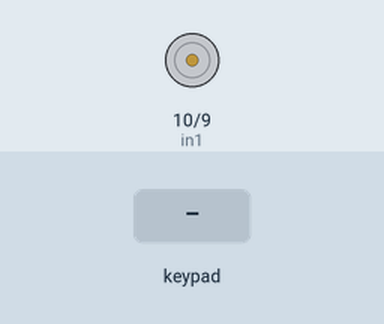
Simulated run of this sketch. Board: Arduino Uno, built with avr-gcc and run on an emulated ATmega328P. Parts: motor-driver pin pairs drawn as motors (green arrow = first pin HIGH = forward, orange = second pin HIGH = backward, longer = more drive). The inputs (shaded band) are chosen by the test bench.

Above: at 1.2 s.
1.3 s: key '1' pressed
4.3 s: keypad keys 8 7 6 5 pressed 0.4 s apart
At 7.35 s:
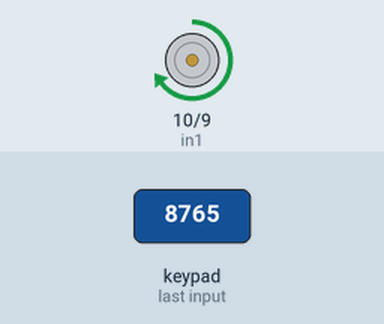
7.4 s: key '0' pressed
8.9 s: keypad keys 8 7 6 5 # pressed 0.4 s apart
At 10.07 s:
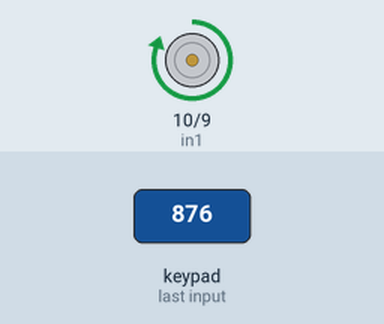
At 12.75 s:
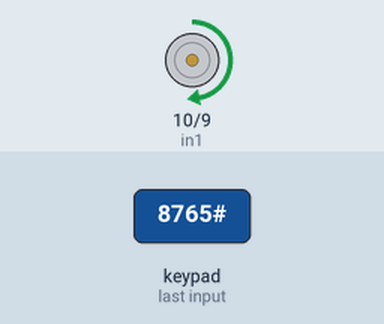
Timing chart, 0 to 13.4 s (numbered marks = the images above; inputs shaded):
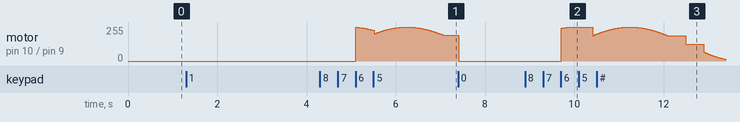

The sketch:

switch-motor-operation-with-arduino-and-keypad.ino
```cpp
/**
 * @file
 * @brief An example of using the Arduino Keypad to switch the output to various patterns.
 */
#include <Key.h>
#include <Keypad.h>

#include "Waves.h"

const byte in1 = 10;  // Pin number for output to Mini L298N 'IN1'
const byte in2 = 9;   // Pin number for output to Mini L298N 'IN2'

// Various keypad settings
const byte ROWS = 4;
const byte COLS = 3;

char hexaKeys[ROWS][COLS] = {
  {'1', '2', '3'},
  {'4', '5', '6'},
  {'7', '8', '9'},
  {'*', '0', '#'}
};

byte rowPins[ROWS] = {8, 7, 6, 5};  // Pin numbers for input from keypad
byte colPins[COLS] = {4, 3, 2};     // Pin numbers for input from keypad


/**
 * @brief Get current millisecond in waveLength.
 * @param waveLength: millisecond
 * @return Current millisecond in waveLength.
 */
long current(long waveLength) {
  return millis() % waveLength;
}

/**
 * Waveforms output to motor
 */

long wave0() {
  return 0;
}

long wave1() {
  return triangleWave(0, 255, 3000, current(3000));
}

long wave2() {
  return sawtoothWave(0, 255, 1500, current(1500));
}

long wave3() {
  return negativeSawtoothWave(0, 255, 1500, current(1500));
}

long wave4() {
  return squareWave(0, 255, 2000, current(2000));
}

long wave5() {
  return sineWave(0, 255, 5000, current(5000));
}

long wave6() {
  return cosineWave(0, 255, 5000, current(5000));
}


void setup() {
  pinMode(in1, OUTPUT);
  pinMode(in2, OUTPUT);
}

void loop() {
  static Keypad keypad = Keypad(makeKeymap(hexaKeys), rowPins, colPins, ROWS, COLS);
  static long (* waveFunc[])() = {wave0, wave1, wave2, wave3, wave4, wave5, wave6};
  static int wave = 0;

  // Switch waveforms with input from the keypad
  char key = keypad.getKey();
  switch (key)
  {
    case '0':
    case '1':
    case '2':
    case '3':
    case '4':
    case '5':
    case '6':
      wave = key - '0';
      break;
  }

  // Output to motor
  analogWrite(in1, (* waveFunc[wave])());
}
```

Waves.cpp
```cpp
/**
 * @file
 * @brief Output a waveform
 */

#include "Waves.h"

/**
 * @brief Output triangler wave form
 * @param min_: Minimum output
 * @param max_: Maximum output
 * @param waveLength: WaveLength
 * @param current: Current time in wavelength
 * @return Output long integer from min_ to max_.
 * @note The waveform is as follows
 *     +        +
 *    +++      +++
 *   +++++    +++++
 *  +++++++  +++++++
 * ++++++++++++++++++
 */
long triangleWave(long min_, long max_, unsigned long waveLength, unsigned long current) {
  if (current < waveLength / 2) {
    return map(current, 0, waveLength / 2, min_, max_);
  } else {
    return map(current, waveLength / 2, waveLength, max_, min_);
  }
}

/**
 * @brief Output the sawtooth wave form
 * @param min_: Minimum output
 * @param max_: Maximum output
 * @param waveLength: WaveLength
 * @param current: Current time in wavelength
 * @return Output long integer from min_ to max_.
 * @note The waveform is as follows
 *     +    +
 *    ++   ++
 *   +++  +++
 *  ++++ ++++
 * ++++++++++
 */
long sawtoothWave(long min_, long max_, unsigned long waveLength, unsigned long current) {
  return map(current, 0, waveLength, min_, max_);
}

/**
 * @brief Outputs the waveform of a reverse sawtooth wave
 * @param min_: Minimum output
 * @param max_: Maximum output
 * @param waveLength: WaveLength
 * @param current: Current time in wavelength
 * @return Output long integer from min_ to max_.
 * @note The waveform is as follows
 * +    +
 * ++   ++
 * +++  +++
 * ++++ ++++
 * ++++++++++
 */
long negativeSawtoothWave(long min_, long max_, unsigned long waveLength, unsigned long current) {
  return map(current, 0, waveLength, max_, min_);
}

/**
 * @brief Outputs a square wave form.
 * @param min_: Minimum output
 * @param max_: Maximum output
 * @param waveLength: WaveLength
 * @param current: Current time in wavelength
 * @return Output long integer from min_ to max_.
 * @note The waveform is as follows
 * +++++     +++++
 * +++++     +++++
 * +++++     +++++
 * +++++     +++++
 * ++++++++++++++++++++
 */
long squareWave(long min_, long max_, unsigned long waveLength, unsigned long current) {
  if (current < waveLength / 2) {
    return max_;
  } else {
    return min_;
  }
}

/**
 * @brief Outputs a sine wave form.
 * @param min_: Minimum output
 * @param max_: Maximum output
 * @param waveLength: WaveLength
 * @param current: Current time in wavelength
 * @return Output long integer from min_ to max_.
 * @note The waveform is as follows
 *           ++++                    ++++
 *        ++++++++++              ++++++++++
 *      ++++++++++++++          ++++++++++++++
 *    ++++++++++++++++++      ++++++++++++++++++
 * ++++++++++++++++++++++++++++++++++++++++++++++++
 */
long sineWave(long min_, long max_, unsigned long waveLength, unsigned long current) {
  const long accuracy = max_ - min_;
  const double wave = sin(2 * M_PI / waveLength * current);
  return map(wave * accuracy, -accuracy, accuracy, min_, max_);
}

/**
 * @brief Outputs a cosine wave form.
 * @param min_: Minimum output
 * @param max_: Maximum output
 * @param waveLength: WaveLength
 * @param current: Current time in wavelength
 * @return Output long integer from min_ to max_.
 * @note The waveform is as follows
 * ++                    ++++                    ++
 * +++++              ++++++++++              +++++
 * +++++++          ++++++++++++++          +++++++
 * +++++++++      ++++++++++++++++++      +++++++++
 * ++++++++++++++++++++++++++++++++++++++++++++++++
 */
long cosineWave(long min_, long max_, unsigned long waveLength, unsigned long current) {
  const long accuracy = max_ - min_;
  const double wave = cos(2 * M_PI / waveLength * current);
  return map(wave * accuracy, -accuracy, accuracy, min_, max_);
}
```

Waves.h
```cpp
/**
 * @file
 * @brief Output a waveform
 */
#ifndef _WAVES_h
#define _WAVES_h

#include <Arduino.h>
#include <math.h>  // for M_PI

long triangleWave(long, long, unsigned long, unsigned long);
long sawtoothWave(long, long, unsigned long, unsigned long);
long negativeSawtoothWave(long, long, unsigned long, unsigned long);
long squareWave(long, long, unsigned long, unsigned long);
long sineWave(long, long, unsigned long, unsigned long);
long cosineWave(long, long, unsigned long, unsigned long);

#endif
```
